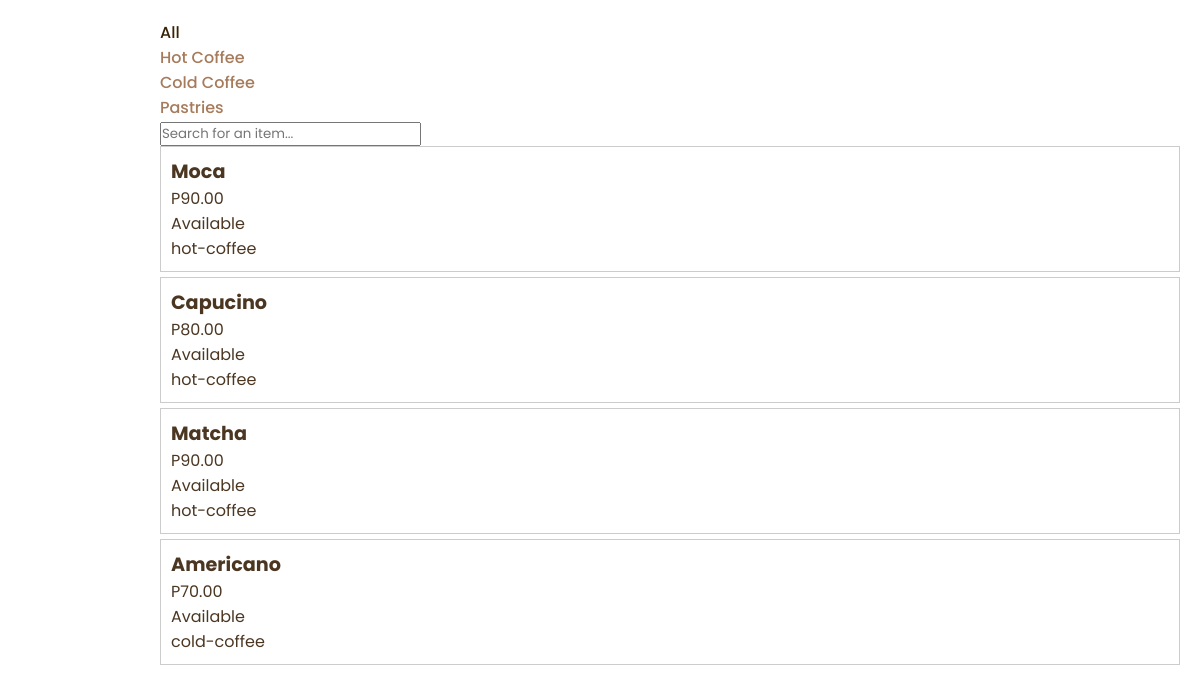
The app's page /purchase (signed in) with its own data.
### tables this page shows
CREATE TABLE products (
                id INTEGER PRIMARY KEY AUTOINCREMENT,
                name TEXT NOT NULL,
                price DECIMAL(10, 2) NOT NULL,
                is_available BOOLEAN DEFAULT 1,
                category TEXT NOT NULL,
                is_deleted BOOLEAN DEFAULT 0
            );

### app.py (the view, shortened to what this page needs)
@app.route("/")
@app.route("/home")
@app.route("/purchase", methods=["GET", "POST"])
@login_required
def purchase():
    return getProducts()

### app.py (called while the page is built)
@app.before_request
def setup():
    init_db(DB)

### auth.py (called while the page is built)
def login_required(f):
    @wraps(f)
    def decorated(*args, **kwargs):
        if "user" not in session:
            return redirect(url_for("login"))
        return f(*args, **kwargs)
    return decorated

### templates/purchase.html (shortened to what this page needs)
{% extends 'layout.html' %}
{% block content %}
<section>
    <div>
        <div class="purchase">
            <div id="category-container">
                <ul class="categories">
                    <li class="{% if selected_category == 'all' %}active{% endif %}">
                        <a href="?category=all">All</a>
                    </li>
                    <li class="{% if selected_category == 'hot-coffee' %}active{% endif %}">
                        <a href="?category=hot-coffee">Hot Coffee</a>
                    </li>
                    <li class="{% if selected_category == 'cold-coffee' %}active{% endif %}">
                        <a href="?category=cold-coffee">Cold Coffee</a>
                    </li>
                    <li class="{% if selected_category == 'pastries' %}active{% endif %}">
                        <a href="?category=pastries">Pastries</a>
                    </li>
                </ul>
            </div>
            <div>
                <input type="text" name="search-bar" id="search-query" placeholder="Search for an item...">
            </div>
            <ul>
                {% for product in products %}
                    {% if product['name'] %}
                    <li
                        class="product-item"
                        data-id="{{ product['id'] }}"
                        data-name="{{ product['name']|replace("'", "\\'")|replace('\\', '\\\\') }}"
                        data-price="{{ product['price'] }}"
                        data-category="{{ product['category']|replace("'", "\\'")|replace('\\', '\\\\') }}"
                        data-available="{{ 'true' if product['is_available'] else 'false' }}"
                    >
                        <h4>{{ product['name'] }}</h4>
                        <p>P{{ '%.2f'|format(product['price']) }}</p>
                        <p>{{ "Available" if product['is_available'] else "Unavailable" }}</p>
                        <p>{{ product['category'] }}</p>
                    </li>
                    {% endif %}
                {% endfor %}
            </ul>
        </div>
    </div>
</section>
{% endblock %}

### static/css/layout.css (style rules this page uses)
:root { --dark: #28282B; --light: #fff; --brown-light: #a67b5b; --brown-ver1: #4b3621; --brown-ver2: #6f4e37; --brown-ver3: #382206; --fs-xxxl: 2.2rem; --fs-xxl: 2rem; --fs-xl: 1.6rem; --fs-l: 1.4rem; --fs-m: 1.2rem; --fs-s: 1.14rem; --fs-xs: .975rem; --fs-xxs: 0.875rem; --fs-xxxs: 0.75rem; --primary-font: 'Poppins', sans-serif; --trans-duration-default: .27s; --shadow-default: rgba(0, 0, 0, 0.068) 0px 2px 3px 0px, rgba(0, 0, 0, 0.408) 0px 0px 0px .06rem; --shadow-hover: 0 10px 20px rgba(0,0,0,0.19), 0 6px 6px rgba(0, 0, 0, 0.312); --shadow-material: 0 1px 3px rgba(0,0,0,0.12), 0 1px 2px rgba(0,0,0,0.24); }
* { box-sizing: border-box; padding: 0; margin: 0; font-family: var(--primary-font); color: var(--brown-ver1); }
h4 { font-size: var(--fs-m); }
a { text-decoration: none; }
ul > li { list-style: none; }
.categories a { color: var(--brown-light); font-weight: 500; }
.categories .active a { color: var(--brown-ver3); }
li.product-item { cursor: pointer; padding: 10px; border: 1px solid #ccc; margin-bottom: 5px; }

### records on screen
products: name "Moca", price "90.00", is_available "Available", category "hot-coffee"
products: name "Capucino", price "80.00", is_available "Available", category "hot-coffee"
products: name "Matcha", price "90.00", is_available "Available", category "hot-coffee"
products: name "Americano", price "70.00", is_available "Available", category "cold-coffee"
